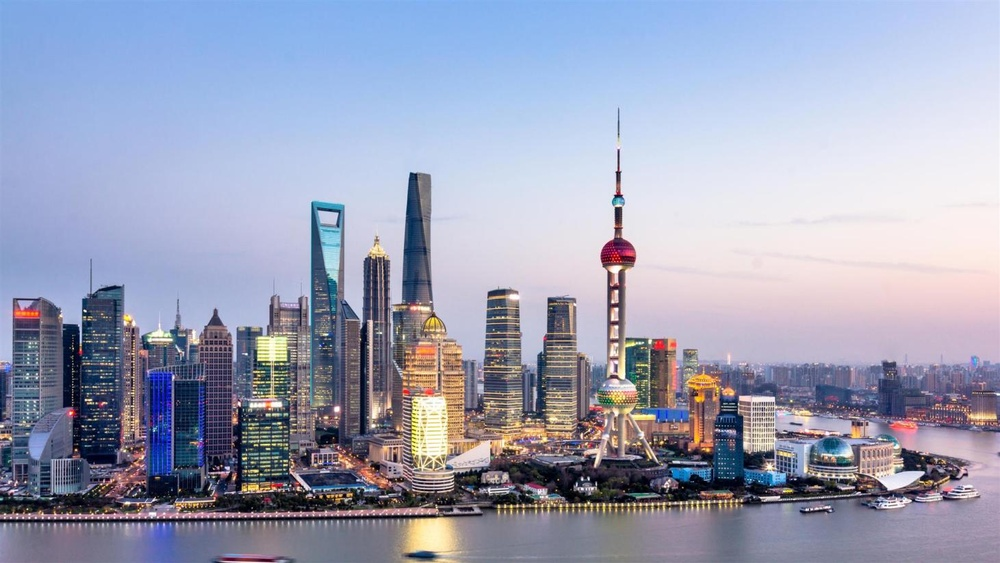
#> input picture img/shanghai.jpg, 1000 x 563 px, shrunk from 1461 x 822 before the run
$ python 12_grayscale_histogram.py
#> lines starting #> are read from the running program, lines starting #| are printed output that depends on the picture; after the words box and inside, x2 and y2 are one past the last pixel; in counts of white or black regions, pixels touching at a corner belong together
import cv2 as cv
import matplotlib.pyplot as plt
import numpy as np

img = cv.imread('img/shanghai.jpg')
#> img is the input picture: shape (563, 1000, 3); mean B, G, R 183, 160.8, 156.4
# cv.imshow('Shanghai', img)

gray = cv.cvtColor(img, cv.COLOR_BGR2GRAY)
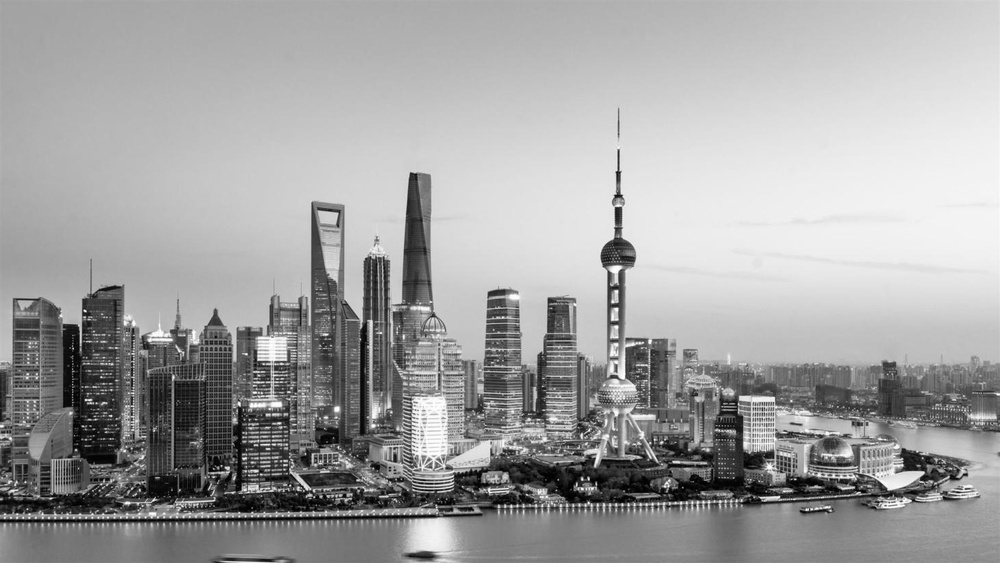
#> gray: shape (563, 1000); min 0, max 255, mean 162
# cv.imshow('Gray', gray)

# create mask
blank = np.zeros(img.shape[:2], dtype='uint8')

mask = cv.circle(blank, (img.shape[1]//2, img.shape[0]//2), 300, 255, -1)
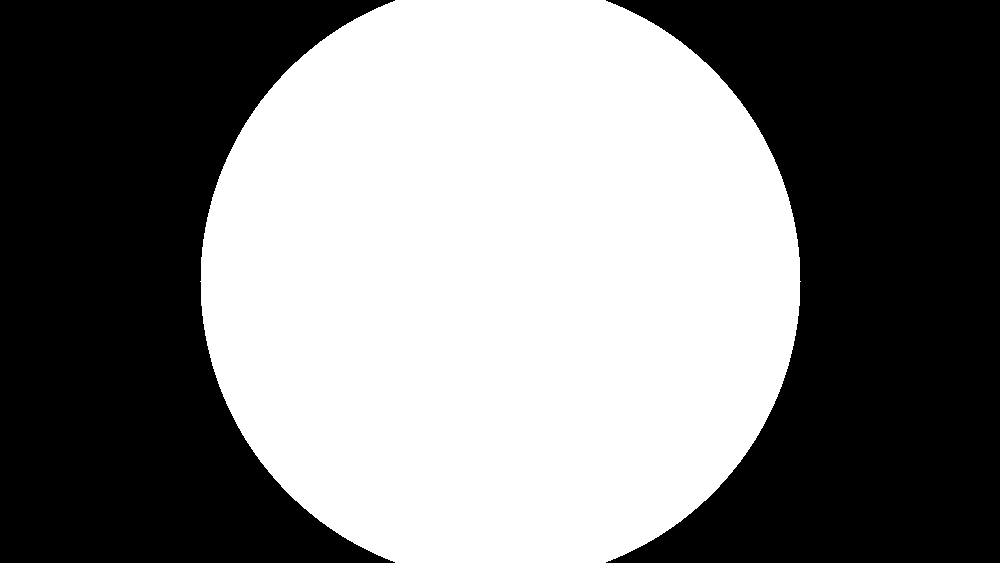
#> blank: shape (563, 1000); 49.3% white; 1 white region, box (x1, y1, x2, y2) and area: (200, 0, 801, 563) 277571
# cv.imshow('Mask', mask)

# histograms show the pixel density of intensities
# grayscale histogram
gray_hist = cv.calcHist([gray], [0], mask, [256], [0, 256])  # (images, color channels, mask, histogram_size, range)
#> gray_hist = 256 values, max 4150 at index 202, min 3 at index 255, mean 1084.3

# plotting
plt.figure()
plt.title('Grayscale Histogram')
plt.xlabel('Bins')
plt.ylabel('# of pixels')
plt.plot(gray_hist)
plt.xlim([0, 256])
plt.show()
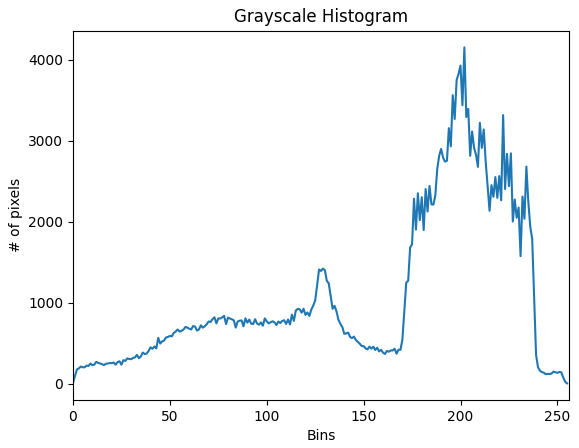
#> figure drawn by matplotlib, 1 panel; curve peaks at x = 202, y = 4150

cv.waitKey(0)

$ run again, with img/bale.jpg copied over img/shanghai.jpg
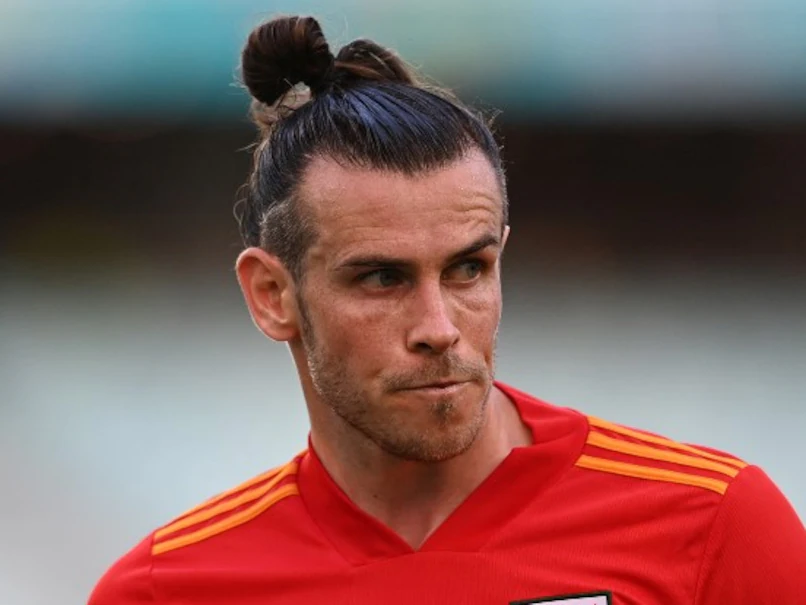
#> input picture img/bale.jpg, 806 x 605 px
#> img is the input picture: shape (605, 806, 3); mean B, G, R 90, 92.8, 128.3
#> `mask = cv.circle(blank, (img.shape[1]//2, img.shape[0]//2), 300, 255, ..`:
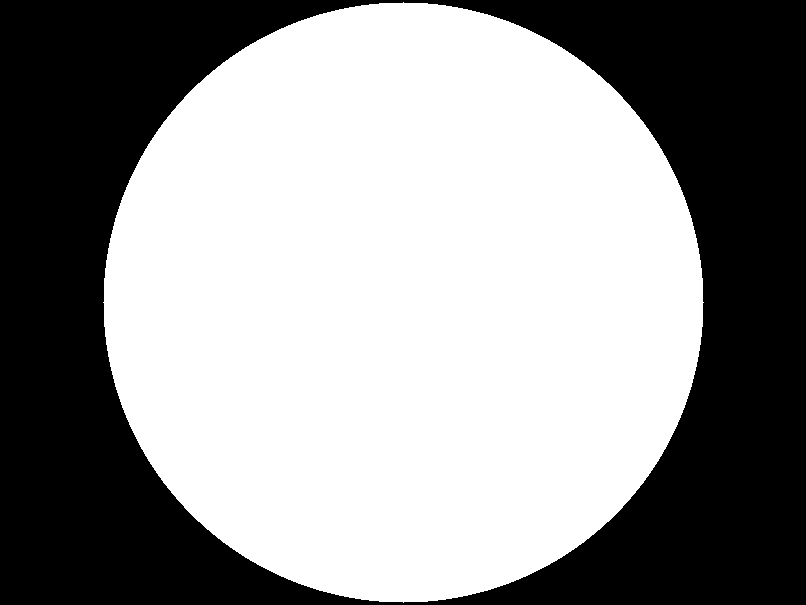
#> blank: shape (605, 806); 58% white; 1 black region, box (x1, y1, x2, y2) and area: (0, 0, 806, 605) 204933
#> gray_hist = 256 values, max 5388 at index 22, min 0 at index 0, mean 1104.3
#> `plt.show()`:
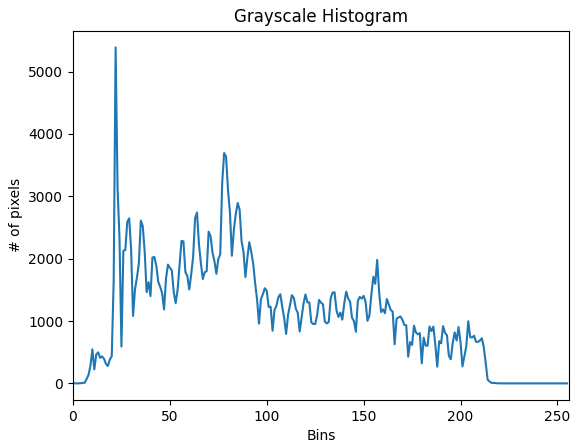
#> figure drawn by matplotlib, 1 panel; curve peaks at x = 22, y = 5388
